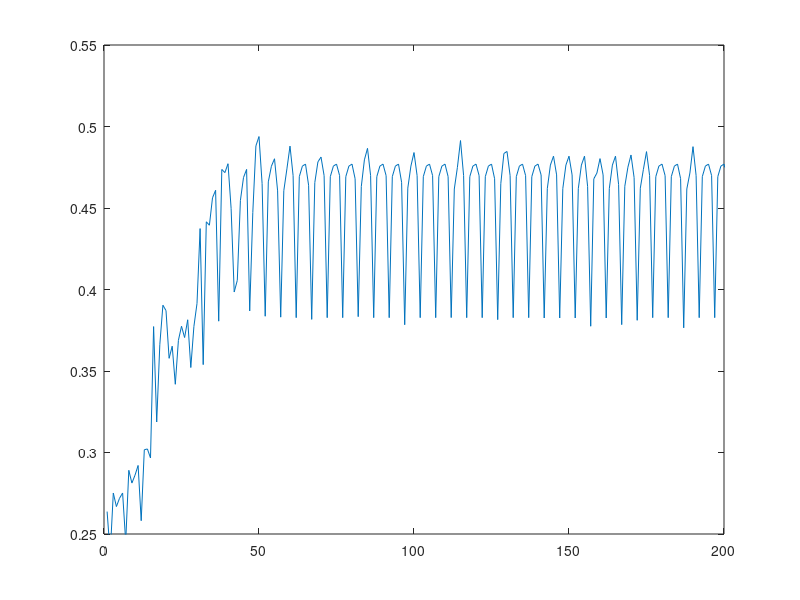

MATLAB code to generate this figure: (Note: this script raises an error after producing the figure.)
clear all;
close all;
result=csvread('outputData.csv');
num=length(result(:,1));
iterations=linspace(1,num,num);
ratios=result(:,1);
zone1STH=result(:,2);
zone2STH=result(:,3);
zone3STH=result(:,4);
zone4STH=result(:,5);
zone1Temp=result(:,2+4);
zone2Temp=result(:,3+4);
zone3Temp=result(:,4+4);
zone4Temp=result(:,5+4);
zone1NE11=result(:,2+8);
zone2NE11=result(:,3+8);
zone3NE11=result(:,4+8);
zone4NE11=result(:,5+8);
zone1NE22=result(:,2+12);
zone2NE22=result(:,3+12);
zone3NE22=result(:,4+12);
zone4NE22=result(:,5+12);
minRatio=0.0;
for i=1:num
    if minRatio<ratios(i) & i>60 & zone4Temp(i)<351.15 & zone3Temp(i)<351.15
        minRatio=ratios(i);
        Temp(1)=zone1Temp(i);
        Temp(2)=zone2Temp(i);
        Temp(3)=zone3Temp(i);
        Temp(4)=zone4Temp(i);
    end
end

figure(1)
plot(iterations,ratios,'-');
axis([0 200 0.25 0.55]);
ax=gca;
ax.FontSize=18;
ax.TickDir='in';
xlabel('iterations','FontSize',18);
ylabel('(STH)_{min}/(STH)_{max}','FontSize',18);
text([25], [0.5],'N=4','FontSize',18);
figure(2)
% plot(iterations,zone1STH/2.0,'o',iterations,zone2STH/2.0,'o',...
%     iterations,zone3STH/2.0,'o',iterations,zone4STH/2.0,'o');
plot(iterations,zone1STH/2.0,'-',iterations,zone2STH/2.0,'-',...
    iterations,zone3STH/2.0,'-',iterations,zone4STH/2.0,'-');
axis([0 200 0 0.9]);
legend('1','2','3','4');
figure(3)
% plot(iterations,zone1STH/2.0,'o',iterations,zone2STH/2.0,'o',...
%     iterations,zone3STH/2.0,'o',iterations,zone4STH/2.0,'o');
plot(iterations,zone1Temp,'-',iterations,zone2Temp,'-',...
    iterations,zone3Temp,'-',iterations,zone4Temp,'-');
axis([0 200 342 352]);
legend('1','2','3','4');
Temp